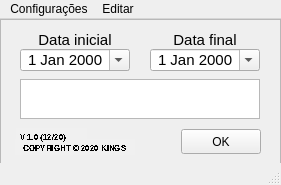
<?xml version="1.0" encoding="UTF-8"?>
<ui version="4.0">
 <class>Gui</class>
 <widget class="QMainWindow" name="Gui">
  <property name="geometry">
   <rect>
    <x>0</x>
    <y>0</y>
    <width>281</width>
    <height>185</height>
   </rect>
  </property>
  <property name="windowTitle">
   <string>MainWindow</string>
  </property>
  <widget class="QWidget" name="root">
   <widget class="QWidget" name="verticalLayoutWidget">
    <property name="geometry">
     <rect>
      <x>0</x>
      <y>0</y>
      <width>281</width>
      <height>171</height>
     </rect>
    </property>
    <layout class="QVBoxLayout" name="verticalLayout">
     <item>
      <widget class="QFrame" name="frame_2">
       <property name="frameShape">
        <enum>QFrame::StyledPanel</enum>
       </property>
       <property name="frameShadow">
        <enum>QFrame::Raised</enum>
       </property>
       <widget class="QStackedWidget" name="stackedWidget">
        <property name="geometry">
         <rect>
          <x>0</x>
          <y>0</y>
          <width>281</width>
          <height>171</height>
         </rect>
        </property>
        <property name="currentIndex">
         <number>0</number>
        </property>
        <widget class="QWidget" name="pg_Config">
         <widget class="QTextBrowser" name="copyright_Txt_4">
          <property name="geometry">
           <rect>
            <x>15</x>
            <y>120</y>
            <width>120</width>
            <height>16</height>
           </rect>
          </property>
          <property name="font">
           <font>
            <weight>75</weight>
            <bold>true</bold>
            <strikeout>false</strikeout>
            <stylestrategy>NoAntialias</stylestrategy>
           </font>
          </property>
          <property name="whatsThis">
           <string/>
          </property>
          <property name="autoFillBackground">
           <bool>true</bool>
          </property>
          <property name="styleSheet">
           <string notr="true">background-color: rgb(240, 240, 240);</string>
          </property>
          <property name="frameShape">
           <enum>QFrame::NoFrame</enum>
          </property>
          <property name="frameShadow">
           <enum>QFrame::Plain</enum>
          </property>
          <property name="verticalScrollBarPolicy">
           <enum>Qt::ScrollBarAlwaysOff</enum>
          </property>
          <property name="horizontalScrollBarPolicy">
           <enum>Qt::ScrollBarAlwaysOff</enum>
          </property>
          <property name="html">
           <string>&lt;!DOCTYPE HTML PUBLIC &quot;-//W3C//DTD HTML 4.0//EN&quot; &quot;http://www.w3.org/TR/REC-html40/strict.dtd&quot;&gt;
&lt;html&gt;&lt;head&gt;&lt;meta name=&quot;qrichtext&quot; content=&quot;1&quot; /&gt;&lt;style type=&quot;text/css&quot;&gt;
p, li { white-space: pre-wrap; }
&lt;/style&gt;&lt;/head&gt;&lt;body style=&quot; font-family:'MS Shell Dlg 2'; font-size:8.25pt; font-weight:600; font-style:normal;&quot;&gt;
&lt;p align=&quot;center&quot; style=&quot; margin-top:0px; margin-bottom:0px; margin-left:0px; margin-right:0px; -qt-block-indent:0; text-indent:0px;&quot;&gt;&lt;span style=&quot; font-size:6pt;&quot;&gt;COPYRIGHT © 2020 KINGS&lt;/span&gt;&lt;/p&gt;&lt;/body&gt;&lt;/html&gt;</string>
          </property>
          <property name="overwriteMode">
           <bool>false</bool>
          </property>
         </widget>
         <widget class="QDateEdit" name="dt_Inicial_2">
          <property name="geometry">
           <rect>
            <x>20</x>
            <y>30</y>
            <width>110</width>
            <height>22</height>
           </rect>
          </property>
          <property name="font">
           <font>
            <family>Arial</family>
            <pointsize>11</pointsize>
           </font>
          </property>
          <property name="alignment">
           <set>Qt::AlignCenter</set>
          </property>
          <property name="readOnly">
           <bool>false</bool>
          </property>
          <property name="buttonSymbols">
           <enum>QAbstractSpinBox::NoButtons</enum>
          </property>
          <property name="showGroupSeparator" stdset="0">
           <bool>false</bool>
          </property>
          <property name="calendarPopup">
           <bool>true</bool>
          </property>
         </widget>
         <widget class="QLabel" name="lb_Inicial_2">
          <property name="geometry">
           <rect>
            <x>20</x>
            <y>10</y>
            <width>110</width>
            <height>21</height>
           </rect>
          </property>
          <property name="font">
           <font>
            <family>Arial</family>
            <pointsize>11</pointsize>
           </font>
          </property>
          <property name="layoutDirection">
           <enum>Qt::LeftToRight</enum>
          </property>
          <property name="text">
           <string>Data inicial</string>
          </property>
          <property name="alignment">
           <set>Qt::AlignCenter</set>
          </property>
         </widget>
         <widget class="QTextBrowser" name="copyright_Txt_3">
          <property name="geometry">
           <rect>
            <x>16</x>
            <y>109</y>
            <width>71</width>
            <height>16</height>
           </rect>
          </property>
          <property name="font">
           <font>
            <weight>75</weight>
            <bold>true</bold>
            <strikeout>false</strikeout>
            <stylestrategy>NoAntialias</stylestrategy>
           </font>
          </property>
          <property name="whatsThis">
           <string/>
          </property>
          <property name="autoFillBackground">
           <bool>true</bool>
          </property>
          <property name="styleSheet">
           <string notr="true">background-color: rgb(240, 240, 240);</string>
          </property>
          <property name="frameShape">
           <enum>QFrame::NoFrame</enum>
          </property>
          <property name="frameShadow">
           <enum>QFrame::Plain</enum>
          </property>
          <property name="verticalScrollBarPolicy">
           <enum>Qt::ScrollBarAlwaysOff</enum>
          </property>
          <property name="horizontalScrollBarPolicy">
           <enum>Qt::ScrollBarAlwaysOff</enum>
          </property>
          <property name="html">
           <string>&lt;!DOCTYPE HTML PUBLIC &quot;-//W3C//DTD HTML 4.0//EN&quot; &quot;http://www.w3.org/TR/REC-html40/strict.dtd&quot;&gt;
&lt;html&gt;&lt;head&gt;&lt;meta name=&quot;qrichtext&quot; content=&quot;1&quot; /&gt;&lt;style type=&quot;text/css&quot;&gt;
p, li { white-space: pre-wrap; }
&lt;/style&gt;&lt;/head&gt;&lt;body style=&quot; font-family:'MS Shell Dlg 2'; font-size:8.25pt; font-weight:600; font-style:normal;&quot;&gt;
&lt;p style=&quot; margin-top:0px; margin-bottom:0px; margin-left:0px; margin-right:0px; -qt-block-indent:0; text-indent:0px;&quot;&gt;&lt;span style=&quot; font-size:6pt;&quot;&gt;V 1.0 (12/20)&lt;/span&gt;&lt;/p&gt;&lt;/body&gt;&lt;/html&gt;</string>
          </property>
          <property name="overwriteMode">
           <bool>false</bool>
          </property>
         </widget>
         <widget class="QLabel" name="lb_Fnal_2">
          <property name="geometry">
           <rect>
            <x>150</x>
            <y>10</y>
            <width>110</width>
            <height>21</height>
           </rect>
          </property>
          <property name="font">
           <font>
            <family>Arial</family>
            <pointsize>11</pointsize>
           </font>
          </property>
          <property name="layoutDirection">
           <enum>Qt::LeftToRight</enum>
          </property>
          <property name="text">
           <string>Data final</string>
          </property>
          <property name="scaledContents">
           <bool>false</bool>
          </property>
          <property name="alignment">
           <set>Qt::AlignCenter</set>
          </property>
         </widget>
         <widget class="QTextBrowser" name="lb_Resposta_2">
          <property name="geometry">
           <rect>
            <x>20</x>
            <y>60</y>
            <width>240</width>
            <height>40</height>
           </rect>
          </property>
          <property name="font">
           <font>
            <family>Arial</family>
            <pointsize>10</pointsize>
           </font>
          </property>
         </widget>
         <widget class="QDateEdit" name="dt_Final_2">
          <property name="geometry">
           <rect>
            <x>150</x>
            <y>30</y>
            <width>110</width>
            <height>22</height>
           </rect>
          </property>
          <property name="font">
           <font>
            <family>Arial</family>
            <pointsize>11</pointsize>
           </font>
          </property>
          <property name="alignment">
           <set>Qt::AlignCenter</set>
          </property>
          <property name="buttonSymbols">
           <enum>QAbstractSpinBox::NoButtons</enum>
          </property>
          <property name="currentSection">
           <enum>QDateTimeEdit::DaySection</enum>
          </property>
          <property name="calendarPopup">
           <bool>true</bool>
          </property>
         </widget>
         <widget class="QPushButton" name="bt_Ok_2">
          <property name="geometry">
           <rect>
            <x>181</x>
            <y>110</y>
            <width>80</width>
            <height>25</height>
           </rect>
          </property>
          <property name="text">
           <string>OK</string>
          </property>
         </widget>
        </widget>
        <widget class="QWidget" name="pg_Home">
         <widget class="QPushButton" name="bt_Sair">
          <property name="geometry">
           <rect>
            <x>100</x>
            <y>140</y>
            <width>80</width>
            <height>25</height>
           </rect>
          </property>
          <property name="text">
           <string>Sair</string>
          </property>
         </widget>
         <widget class="QPushButton" name="bt_Salvar">
          <property name="geometry">
           <rect>
            <x>191</x>
            <y>140</y>
            <width>80</width>
            <height>25</height>
           </rect>
          </property>
          <property name="text">
           <string>Salvar</string>
          </property>
         </widget>
         <widget class="QGroupBox" name="gBox_Config">
          <property name="geometry">
           <rect>
            <x>10</x>
            <y>5</y>
            <width>261</width>
            <height>131</height>
           </rect>
          </property>
          <property name="font">
           <font>
            <pointsize>10</pointsize>
           </font>
          </property>
          <property name="title">
           <string>Configurações</string>
          </property>
          <widget class="QGroupBox" name="gBox_Ling">
           <property name="geometry">
            <rect>
             <x>10</x>
             <y>20</y>
             <width>241</width>
             <height>45</height>
            </rect>
           </property>
           <property name="font">
            <font>
             <family>Arial</family>
             <pointsize>9</pointsize>
            </font>
           </property>
           <property name="title">
            <string>Linguagem</string>
           </property>
           <property name="flat">
            <bool>true</bool>
           </property>
           <widget class="QRadioButton" name="rbt_PtBr">
            <property name="geometry">
             <rect>
              <x>20</x>
              <y>25</y>
              <width>121</width>
              <height>18</height>
             </rect>
            </property>
            <property name="text">
             <string>Português-Brasil</string>
            </property>
            <property name="checked">
             <bool>true</bool>
            </property>
           </widget>
           <widget class="QRadioButton" name="rbg_Eng">
            <property name="geometry">
             <rect>
              <x>160</x>
              <y>25</y>
              <width>61</width>
              <height>18</height>
             </rect>
            </property>
            <property name="text">
             <string>English</string>
            </property>
           </widget>
          </widget>
          <widget class="QGroupBox" name="gBox_Geral">
           <property name="geometry">
            <rect>
             <x>10</x>
             <y>75</y>
             <width>240</width>
             <height>50</height>
            </rect>
           </property>
           <property name="font">
            <font>
             <family>Arial</family>
             <pointsize>9</pointsize>
            </font>
           </property>
           <property name="autoFillBackground">
            <bool>false</bool>
           </property>
           <property name="title">
            <string>Geral</string>
           </property>
           <property name="flat">
            <bool>true</bool>
           </property>
           <widget class="QLabel" name="lbl_Format">
            <property name="geometry">
             <rect>
              <x>20</x>
              <y>20</y>
              <width>101</width>
              <height>20</height>
             </rect>
            </property>
            <property name="text">
             <string>Formato da data:</string>
            </property>
           </widget>
           <widget class="QComboBox" name="cBox_Datas">
            <property name="geometry">
             <rect>
              <x>135</x>
              <y>20</y>
              <width>101</width>
              <height>22</height>
             </rect>
            </property>
            <item>
             <property name="text">
              <string>dd/MM/aaaa</string>
             </property>
            </item>
            <item>
             <property name="text">
              <string>MM/dd/aaaa</string>
             </property>
            </item>
            <item>
             <property name="text">
              <string>aaaa/MM/dd</string>
             </property>
            </item>
           </widget>
          </widget>
         </widget>
        </widget>
       </widget>
      </widget>
     </item>
    </layout>
   </widget>
  </widget>
  <widget class="QMenuBar" name="menubar">
   <property name="geometry">
    <rect>
     <x>0</x>
     <y>0</y>
     <width>281</width>
     <height>22</height>
    </rect>
   </property>
   <widget class="QMenu" name="menuCOnfigura_es">
    <property name="title">
     <string>Configurações</string>
    </property>
   </widget>
   <widget class="QMenu" name="menuEditar">
    <property name="title">
     <string>Editar</string>
    </property>
    <addaction name="actionLimpar_tudo"/>
   </widget>
   <addaction name="menuCOnfigura_es"/>
   <addaction name="menuEditar"/>
  </widget>
  <widget class="QStatusBar" name="statusbar"/>
  <action name="actionLimpar_tudo">
   <property name="text">
    <string>Limpar tudo</string>
   </property>
  </action>
 </widget>
 <resources/>
 <connections/>
</ui>
